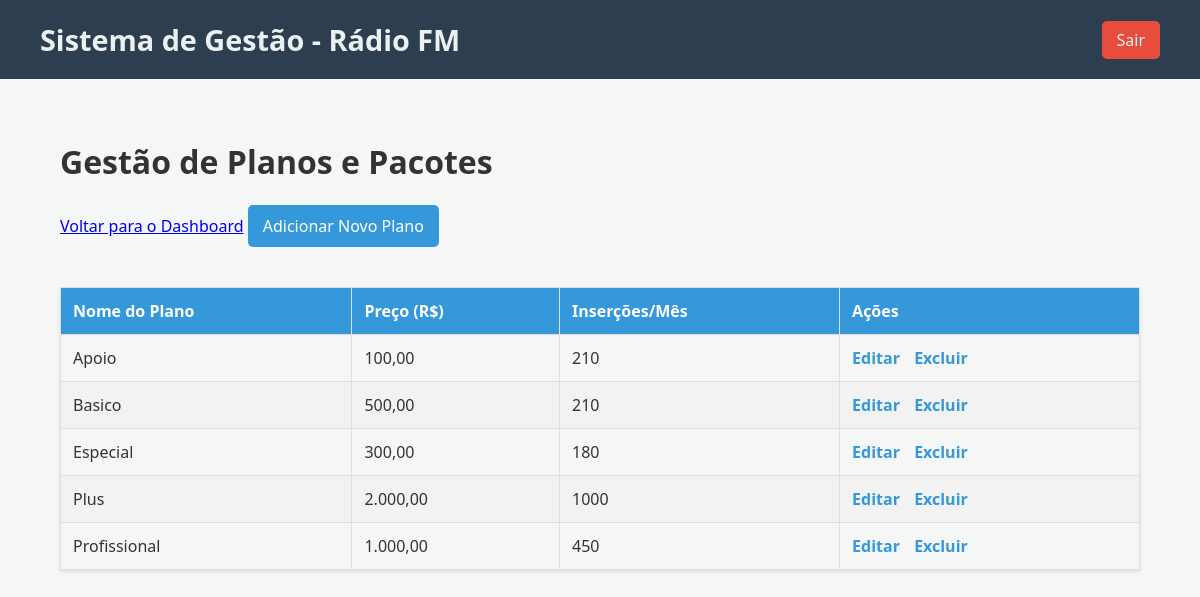
/controle/planos.php (signed in), run on the app's committed database.
### tables this page shows
CREATE TABLE `planos` (
  `id` int(11) NOT NULL,
  `nome` varchar(100) NOT NULL,
  `descricao` text DEFAULT NULL,
  `preco` decimal(10,2) NOT NULL,
  `insercoes_mes` int(11) NOT NULL
);

### controle/planos.php (the view, shortened to what this page needs)
<?php
$page_title = "Gestão de Planos e Pacotes";
require_once 'templates/header.php';
$sql = "SELECT id, nome, preco, insercoes_mes FROM planos ORDER BY nome";
$result = $conn->query($sql);
?>
<h1><?php echo $page_title; ?></h1>
<a href="dashboard.php">Voltar para o Dashboard</a>
<?php if ($_SESSION['user_level'] === 'admin'): ?>
    <a href="plano_add.php" class="add-link">Adicionar Novo Plano</a>
<?php endif; ?>
<table>
    <thead>
        <tr>
            <th>Nome do Plano</th>
            <th>Preço (R$)</th>
            <th>Inserções/Mês</th>
            <?php if ($_SESSION['user_level'] === 'admin'): ?>
                <th>Ações</th>
            <?php endif; ?>
        </tr>
    </thead>
    <tbody>
        <?php if ($result->num_rows > 0): ?>
            <?php while($row = $result->fetch_assoc()): ?>
                <tr>
                    <td><?php echo htmlspecialchars($row['nome']); ?></td>
                    <td><?php echo number_format($row['preco'], 2, ',', '.'); ?></td>
                    <td><?php echo htmlspecialchars($row['insercoes_mes']); ?></td>
                    <?php if ($_SESSION['user_level'] === 'admin'): ?>
                        <td class="actions">
                            <a href="plano_edit.php?id=<?php echo $row['id']; ?>">Editar</a>
                            <a href="src/plano_delete_handler.php?id=<?php echo $row['id']; ?>" onclick="return confirm('Tem certeza que deseja excluir este plano?');">Excluir</a>
                        </td>
                    <?php endif; ?>
                </tr>
            <?php endwhile; ?>
        <?php else: ?>
            <tr>
                <td colspan="<?php echo ($_SESSION['user_level'] === 'admin') ? '4' : '3'; ?>">Nenhum plano cadastrado.</td>
            </tr>
        <?php endif; ?>
    </tbody>
</table>
<?php
require_once __DIR__ . '/templates/footer.php';
?>

### controle/assets/style.css (style rules this page uses)
body { font-family: 'Segoe UI', Tahoma, Geneva, Verdana, sans-serif; background-color: #f4f7f6; margin: 0; padding: 0; color: #333; }
table { width: 100%; border-collapse: collapse; margin-top: 20px; box-shadow: 0 2px 4px rgba(0,0,0,0.1); }
th, td { border: 1px solid #ddd; padding: 12px; text-align: left; }
th { background-color: #3498db; color: white; }
tbody tr:nth-child(even) { background-color: #f2f2f2; }
.actions a { margin-right: 10px; text-decoration: none; color: #3498db; font-weight: bold; }
a.add-link, a.cancel-link { display: inline-block; margin-bottom: 20px; text-decoration: none; padding: 10px 15px; border-radius: 5px; }
a.add-link { background-color: #3498db; color: white; }

### data on the page
planos: nome "Apoio", preco "100,00", insercoes_mes "210"
planos: nome "Basico", preco "500,00", insercoes_mes "210"
planos: nome "Especial", preco "300,00", insercoes_mes "180"
planos: nome "Plus", preco "2.000,00", insercoes_mes "1000"
planos: nome "Profissional", preco "1.000,00", insercoes_mes "450"

### other printed values
$page_title "Gestão de Planos e Pacotes"
